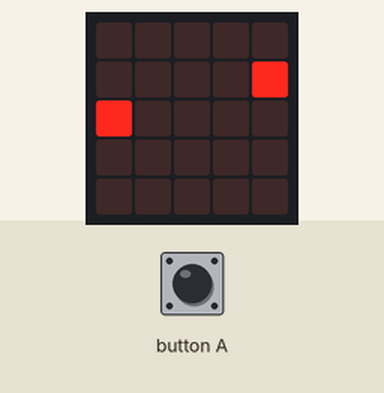
Recording of a program running on a simulated Calliope mini (MakeCode). On the bench: the board's 5×5 LED display. Inputs (shaded band) come from the test bench.

Above: at 1.2 s.
1.3 s: button A pressed for 0.15 s
At 1.8 s:
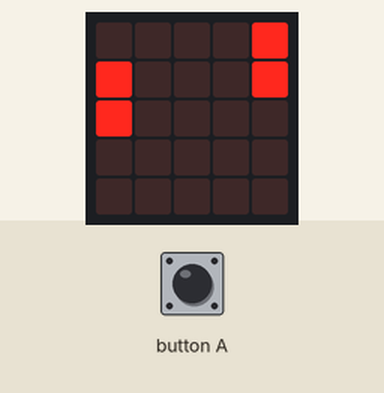
At 4.5 s:
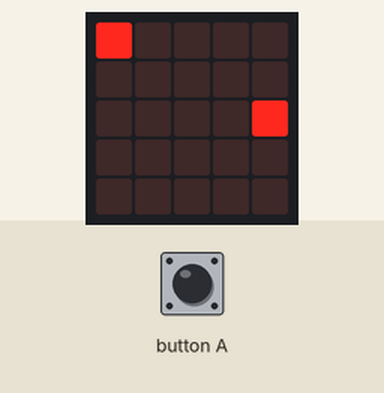
Timing chart, 0 to 6.0 s (numbered marks = the images above; inputs shaded):
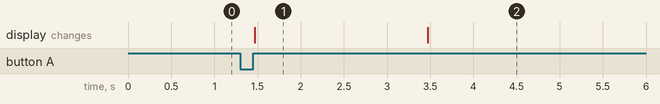

The program:

main.ts
```typescript
function fussgängerAmpel (grün: boolean) {
    if (grün) {
        led.plot(4, 2)
        led.unplot(4, 1)
    } else {
        led.plot(4, 1)
        led.unplot(4, 2)
    }
}
input.onButtonEvent(Button.A, input.buttonEventClick(), function () {
    drückAmpel()
})
function zeigeGelb (gedrückt: boolean) {
    if (gedrückt) {
        led.plot(4, 0)
        led.plot(0, 1)
    } else {
        led.unplot(4, 0)
        led.unplot(0, 1)
    }
}
function drückAmpel () {
    if (fussgänger == 0 && gelb == 0) {
        gelb = 1
    }
}
function autoAmpel (grün2: boolean) {
    if (grün2) {
        led.plot(0, 2)
        led.unplot(0, 0)
    } else {
        led.plot(0, 0)
        led.unplot(0, 2)
    }
}
let gelb = 0
let fussgänger = 0
let grün3 = 0
grün3 += 1
fussgänger = 0
gelb = fussgänger
basic.forever(function () {
    let rot = 0
    if (fussgänger == rot) {
        fussgängerAmpel(false)
        autoAmpel(true)
    } else {
        fussgängerAmpel(true)
        autoAmpel(false)
    }
    if (gelb == 0) {
        zeigeGelb(false)
    } else {
        zeigeGelb(true)
        basic.pause(2000)
        gelb = 0
        zeigeGelb(false)
        fussgänger = 1
        fussgängerAmpel(true)
        autoAmpel(false)
        basic.pause(5000)
        led.plot(0, 1)
        basic.pause(2000)
        fussgänger = 0
    }
})
```

test.ts
```typescript
// Hier kann man Tests durchführen; diese Datei wird nicht kompiliert, wenn dieses Paket als Erweiterung verwendet wird.
```

Measured:
- after the input at 1.3 s, the display: changes after 0.17 s (image 1)
- what the display in image 1 shows lasts 2.0 s, from 1.5 s to 3.5 s
